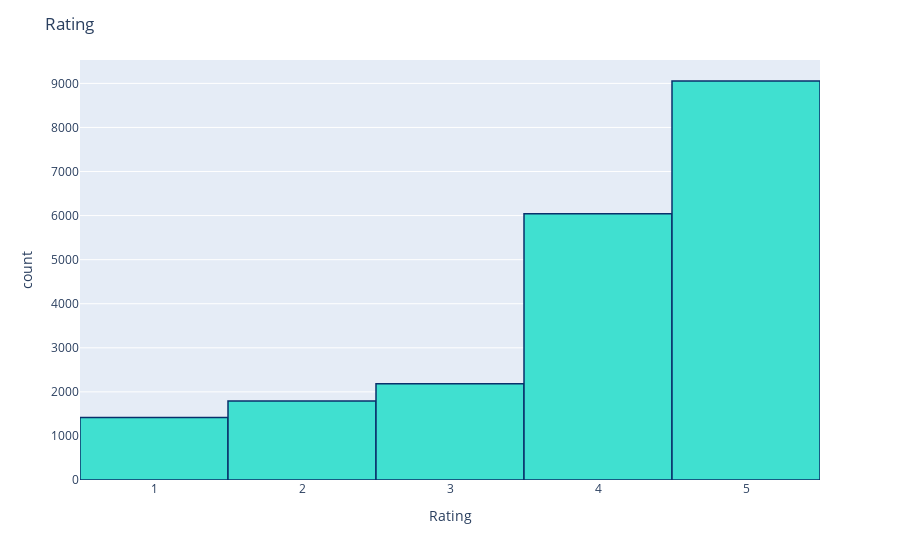

This figure's notebook cell:
### Code cell
# Product Scores
fig = px.histogram(pt, x="Rating")
fig.update_traces(marker_color="turquoise",marker_line_color='rgb(8,48,107)',
                  marker_line_width=1.5)
fig.update_layout(title_text='Rating')
fig.show()

### Figure 1 — Plotly figure (JSON) as saved in the notebook; plotly's stock layout.template omitted (floating-point values rounded to 4 significant figures; data arrays with more than 128 entries replaced by an {"elided": "..."} marker saying what was removed)
{"data": [{"alignmentgroup": "True", "bingroup": "x", "hovertemplate": "Rating=%{x}<br>count=%{y}<extra></extra>", "legendgroup": "", "marker": {"color": "turquoise", "line": {"color": "rgb(8,48,107)", "width": 1.5}}, "name": "", "offsetgroup": "", "orientation": "v", "showlegend": false, "type": "histogram", "x": {"elided": "20491 int values"}, "xaxis": "x", "yaxis": "y"}], "layout": {"barmode": "relative", "legend": {"tracegroupgap": 0}, "margin": {"t": 60}, "title": {"text": "Rating"}, "xaxis": {"anchor": "y", "domain": [0, 1], "title": {"text": "Rating"}}, "yaxis": {"anchor": "x", "domain": [0, 1], "title": {"text": "count"}}}}
